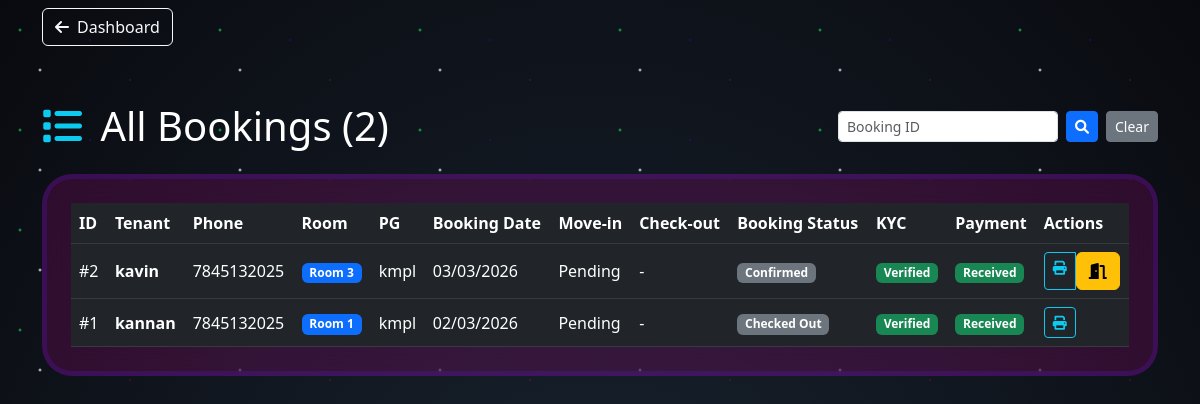
Screenshot of /admin/bookings (signed in) with the database file from the repository.
### models.py (models this page shows)
class Booking(db.Model):
    __table_args__ = {"extend_existing": True}
    id = db.Column(db.Integer, primary_key=True)
    tenant_name = db.Column(db.String(100), nullable=False)
    tenant_phone = db.Column(db.String(15), nullable=False)
    tenant_email = db.Column(db.String(120))
    tenant_aadhar = db.Column(db.String(20))
    id_proof = db.Column(db.String(500))  # stored file path / URL
    room_id = db.Column(db.Integer, db.ForeignKey("room.id"), nullable=False)
    room = db.relationship("Room", backref="bookings")
    booking_date = db.Column(db.DateTime, default=datetime.utcnow)
    move_in_date = db.Column(db.Date)  # keep this as the only move-in field
    booking_status = db.Column(db.String(20), default="kyc_pending")
    amount = db.Column(db.Float, default=0.0)
    payment_status = db.Column(db.String(20), default="pending")  # pending/paid/failed/received
    payment_method = db.Column(db.String(20))  # cash/upi/card
    kyc_status = db.Column(db.String(20), default="pending")  # pending/verified/rejected
    kyc_verified_by = db.Column(db.Integer, db.ForeignKey("user.id"))
    kyc_verified_at = db.Column(db.DateTime)
    kyc_verifier = db.relationship("User", foreign_keys=[kyc_verified_by])

class Room(db.Model):
    __table_args__ = {"extend_existing": True}
    id = db.Column(db.Integer, primary_key=True)
    number = db.Column(db.String(20), nullable=False)
    price = db.Column(db.Float, nullable=False)
    sharing = db.Column(db.Integer, nullable=False, default=1)
    ac_type = db.Column(db.String(20), default="non-ac")
    image_url = db.Column(db.String(500))
    available = db.Column(db.Boolean, default=True)
    pg_id = db.Column(db.Integer, db.ForeignKey("pg.id"), nullable=False)
    pg = db.relationship("PG", backref="rooms")

class PG(db.Model):
    __table_args__ = {"extend_existing": True}
    id = db.Column(db.Integer, primary_key=True)
    name = db.Column(db.String(100), nullable=False)
    location = db.Column(db.String(500))
    latitude = db.Column(db.Float)
    longitude = db.Column(db.Float)
    total_rooms = db.Column(db.Integer, default=0)

### app.py (the view)
@app.route("/admin/bookings")
@login_required
def admin_bookings():
    if current_user.role != "admin":
        return redirect("/login")
    status = request.args.get("status")
    q_id = request.args.get("booking_id", "").strip()
    q = Booking.query
    if status:
        q = q.filter_by(payment_status=status)
    if q_id:
        try:
            bid = int(q_id)
            q = q.filter(Booking.id == bid)
        except ValueError:
            q = q.filter(False)
    bookings = q.order_by(Booking.booking_date.desc()).all()
    return render_template(
        "admin/bookings.html",
        bookings=bookings,
        booking_id=q_id,
    )

### app.py (called while the page is built)
@login_manager.user_loader
def load_user(user_id):
    return User.query.get(int(user_id))

### templates/admin/bookings.html (shortened to what this page needs)
<!DOCTYPE html>
<html>
<head>
  <link href="https://cdn.jsdelivr.net/npm/bootstrap@5.3/dist/css/bootstrap.min.css" rel="stylesheet">
  <link href="https://cdnjs.cloudflare.com/ajax/libs/font-awesome/6.0.0/css/all.min.css" rel="stylesheet">
</head>
<body>
  <nav class="navbar navbar-dark bg-transparent">
    <div class="container">
      <a href="{{ url_for('admin_dashboard') }}" class="btn btn-outline-light">
        <i class="fas fa-arrow-left me-2"></i>Dashboard
      </a>
    </div>
  </nav>
  <div class="container py-5">
    <div class="d-flex justify-content-between align-items-center mb-4">
      <h1 class="mb-0">
        <i class="fas fa-list me-2 text-info"></i>
        All Bookings ({{ bookings|length }})
      </h1>
      <form class="d-flex" method="get" action="{{ url_for('admin_bookings') }}">
        <input type="number"
               class="form-control form-control-sm me-2"
               name="booking_id"
               placeholder="Booking ID"
               value="{{ booking_id or '' }}">
        <button class="btn btn-primary btn-sm me-2" type="submit">
          <i class="fas fa-search"></i>
        </button>
        <a href="{{ url_for('admin_bookings') }}" class="btn btn-secondary btn-sm">
          Clear
        </a>
      </form>
    </div>
    {% if bookings %}
      <div class="glass-card p-4">
        <div class="table-responsive">
          <table class="table table-dark table-hover align-middle mb-0">
            <thead>
              <tr>
                <th>ID</th>
                <th>Tenant</th>
                <th>Phone</th>
                <th>Room</th>
                <th>PG</th>
                <th>Booking Date</th>
                <th>Move-in</th>
                <th>Check-out</th>
                <th>Booking Status</th>
                <th>KYC</th>
                <th>Payment</th>
                <th>Actions</th>
              </tr>
            </thead>
            <tbody>
              {% for booking in bookings %}
              <tr>
                <td>#{{ booking.id }}</td>
                <td><strong>{{ booking.tenant_name }}</strong></td>
                <td>{{ booking.tenant_phone }}</td>
                <td><span class="badge bg-primary">Room {{ booking.room.number }}</span></td>
                <td>{{ booking.room.pg.name }}</td>
                <td>{{ booking.booking_date.strftime('%d/%m/%Y') }}</td>
                <td>{{ booking.move_in_date.strftime('%d/%m/%Y') if booking.move_in_date else 'Pending' }}</td>
                <td>
                  {% if booking.checkout_date %}
                    {{ booking.checkout_date.strftime('%d/%m/%Y') }}
                  {% else %}
                    -
                  {% endif %}
                </td>
                <td>
                  {% if booking.booking_status == 'approved' %}
                    <span class="badge bg-success">Approved</span>
                  {% elif booking.booking_status == 'declined' %}
                    <span class="badge bg-danger">Declined</span>
                  {% elif booking.booking_status == 'kyc_pending' %}
                    <span class="badge bg-warning text-dark">KYC Pending</span>
                  {% elif booking.booking_status == 'kyc_verified' %}
                    <span class="badge bg-info">KYC Verified</span>
                  {% elif booking.booking_status == 'checked_out' %}
                    <span class="badge bg-secondary">Checked Out</span>
                  {% elif booking.booking_status == 'completed' %}
                    <span class="badge bg-success">Completed</span>
                  {% else %}
                    <span class="badge bg-secondary">{{ booking.booking_status|capitalize }}</span>
                  {% endif %}
                </td>
                <td>
                  {% if booking.kyc_status == 'verified' %}
                    <span class="badge bg-success">Verified</span>
                  {% else %}
                    <span class="badge bg-warning text-dark">Pending</span>
                  {% endif %}
                </td>
                <td>
                  {% if booking.payment_status in ['paid', 'received'] %}
                    <span class="badge bg-success">Received</span>
                  {% elif booking.payment_status == 'failed' %}
                    <span class="badge bg-danger">Failed</span>
                  {% else %}
                    <span class="badge bg-secondary">Pending</span>
                  {% endif %}
                </td>
                <td>
                  <div class="btn-group btn-group-sm" role="group">
                    <a href="{{ url_for('admin_booking_detail', booking_id=booking.id) }}"
                       class="btn btn-outline-info" title="View / Print">
                      <i class="fas fa-print"></i>
                    </a>
                    {% if booking.booking_status not in ['checked_out', 'declined', 'cancelled'] %}
                      <form method="post"
                            action="{{ url_for('admin_checkout_booking', booking_id=booking.id) }}"
                            onsubmit="return confirm('Check-out this guest and free the room?');">
                        <button type="submit" class="btn btn-warning" title="Check-out">
                          <i class="fas fa-door-open"></i>
                        </button>
                      </form>
                    {% endif %}
                  </div>
                </td>
              </tr>
              {% endfor %}
            </tbody>
          </table>
        </div>
      </div>
    {% else %}
      <div class="text-center py-5">
        <i class="fas fa-calendar-check fa-4x text-white-50 mb-4"></i>
        <h3>No Bookings Yet</h3>
        <p class="text-white-50 fs-5">Tenants will book rooms here</p>
      </div>
    {% endif %}
  </div>
</body>
</html>

### templates/admin/bookings.html (style rules this page uses)
body { background: radial-gradient(ellipse at bottom, #1B2735 0%, #090A0F 100%); background-size: 100% 100%; min-height: 100vh; color: white; position: relative; }
.glass-card { background: rgba(207, 7, 160, 0.18); backdrop-filter: blur(20px); border: 5px solid rgba(107, 20, 236, 0.2); border-radius: 30px; }
body::before { content: ''; position: fixed; top: 0; left: 0; width: 100%; height: 100%; background-image: radial-gradient(2px 2px at 20px 30px, #1bc958, transparent), radial-gradient(2px 2px at 40px 70px, white, transparent), radial-gradient(1px 1px at 90px 40px, #4d06c7, transparent), radial-gradient(1px 1px at 130px 80px, #a41616, transparent); background-repeat: repeat; background-size: 200px 100px; animation: stars 20s linear infinite; box-shadow: #1bc958 0 0 10px, white 0 0 5px, #4d06c7 0 0 15px, #a41616 0 0 20px; z-index: -1; }

### rows the page displays
Booking: id "2", tenant_name "kavin", tenant_phone "7845132025", room.number "3", room.pg.name "kmpl", booking_date "03/03/2026", move_in_date "Pending", booking_status "Confirmed", kyc_status "Verified", payment_status "Received"
Booking: id "1", tenant_name "kannan", tenant_phone "7845132025", room.number "1", room.pg.name "kmpl", booking_date "02/03/2026", move_in_date "Pending", booking_status "Checked Out", kyc_status "Verified", payment_status "Received"

### other values shown
{{ bookings|length }} "2"
